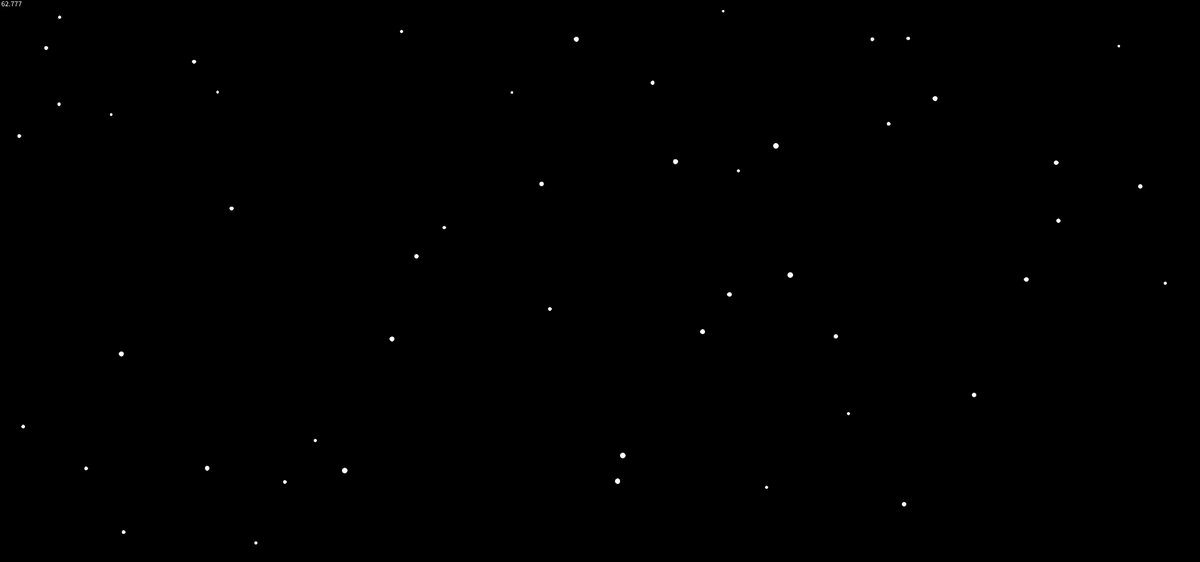
Frame 1 (no input)
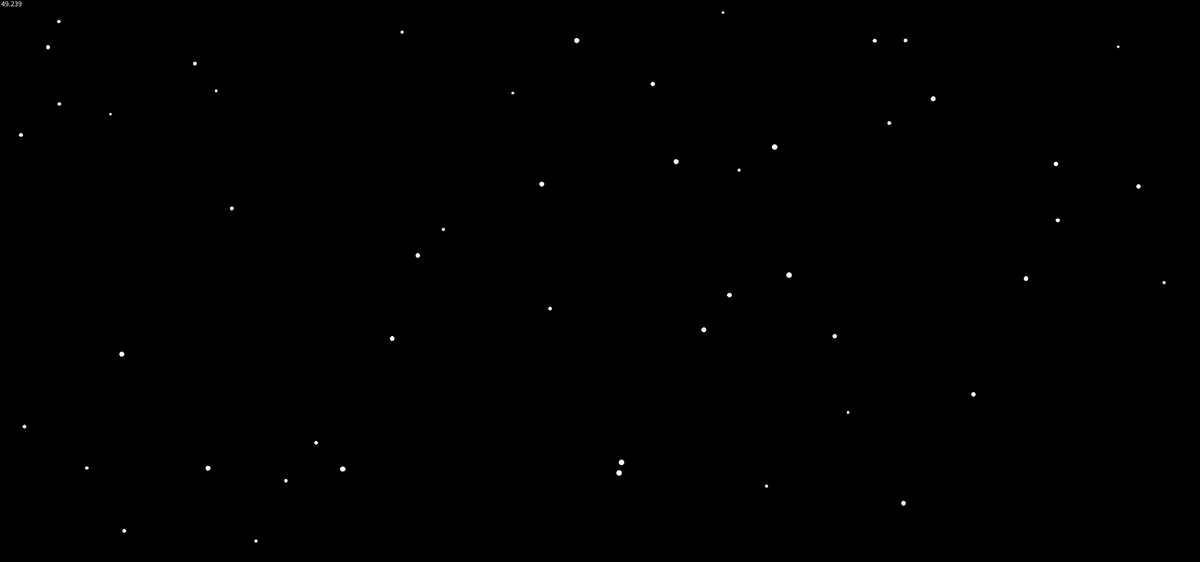
Frame 60 (the mouse pressed at the canvas centre just before this capture)
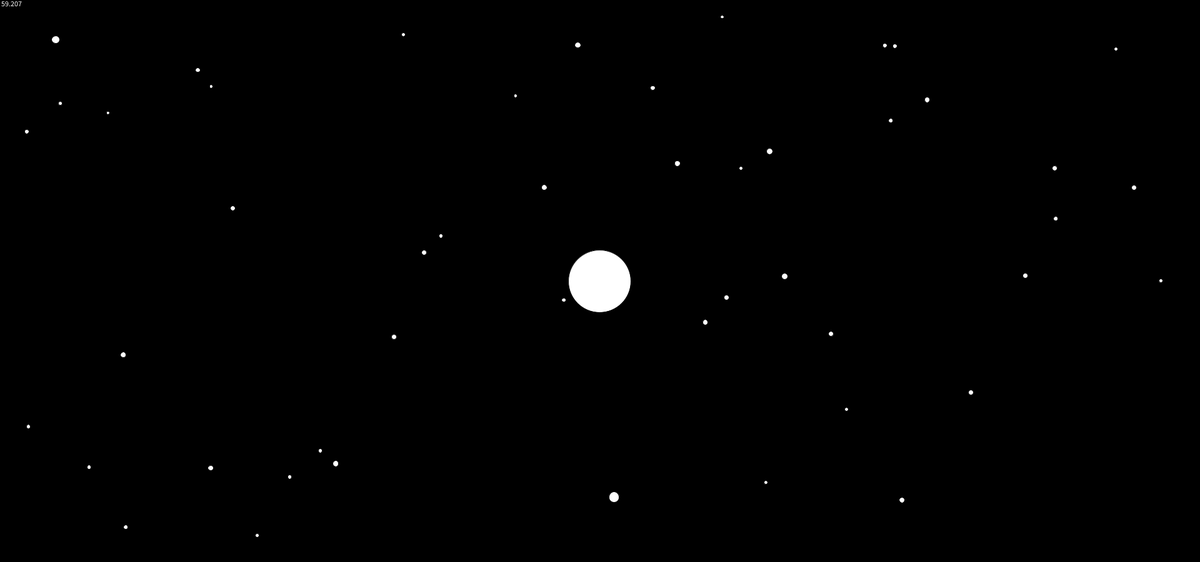
Frame 120 (the mouse held since frame 60 and released just before this capture)

The Processing sketch that drew these frames (run headless with seeded random() and noise(); from frame 60 on, the mouse is pressed at the canvas centre):

// Processing sketch: Gravitation
// ── Gravitation.pde
ArrayList<Planet> planets = new ArrayList<Planet>();

void setup(){
size(1920,900);
  for(int i = 0;i < 50;i++){
    planets.add(new Planet(new PVector(random(0,width),random(0,height)),new PVector(0,0),random(5,10)));
  }
}

void mousePressed(){
  planets.add(new Planet(new PVector(mouseX,mouseY),new PVector(0,0),100));
}


void draw(){
  background(0);
  text(frameRate,0,10);
  for(int i = 0;i < planets.size();i++){
    planets.get(i).update();
  }
}

// ── Planet.pde
public class Planet {
  PVector pos;
  PVector vel;
  float mass;


  public Planet(PVector pos, PVector vel, float mass) {
    this.pos = pos;
    this.vel = vel;
    this.mass = mass;
  }

  public void update() {
    for (int i = 0; i < planets.size(); i++) {
      this.gravitate(planets.get(i));
    }

    collide();

    pos.add(vel);

    this.show();
  }

  public void show() {
    ellipse(pos.x, pos.y, mass, mass);
  }

  public void gravitate(Planet planet) {
    float dx = planet.pos.x - pos.x;
    float dy = planet.pos.y - pos.y;
    float dist = dx*dx + dy*dy;

    if (dist != 0) {
      float force = planet.mass/dist;
      float angle = atan2(planet.pos.y - this.pos.y, planet.pos.x - this.pos.x);

      vel.add(force * cos(angle), force * sin(angle));
    }
  }

  public void collide() {
    for (int i = 0; i < planets.size(); i++) {
      Planet current = planets.get(i);
      if (current != this) {
        if (dist(current.pos.x, current.pos.y, pos.x, pos.y) < current.mass/2 + mass/2) {
          
          float nextMass = sqrt(current.mass*current.mass + mass*mass);
          
          planets.add(new Planet(pos, vel.normalize(), nextMass));
          planets.remove(this);
          planets.remove(current);
        }
      }
    }
  }
}
